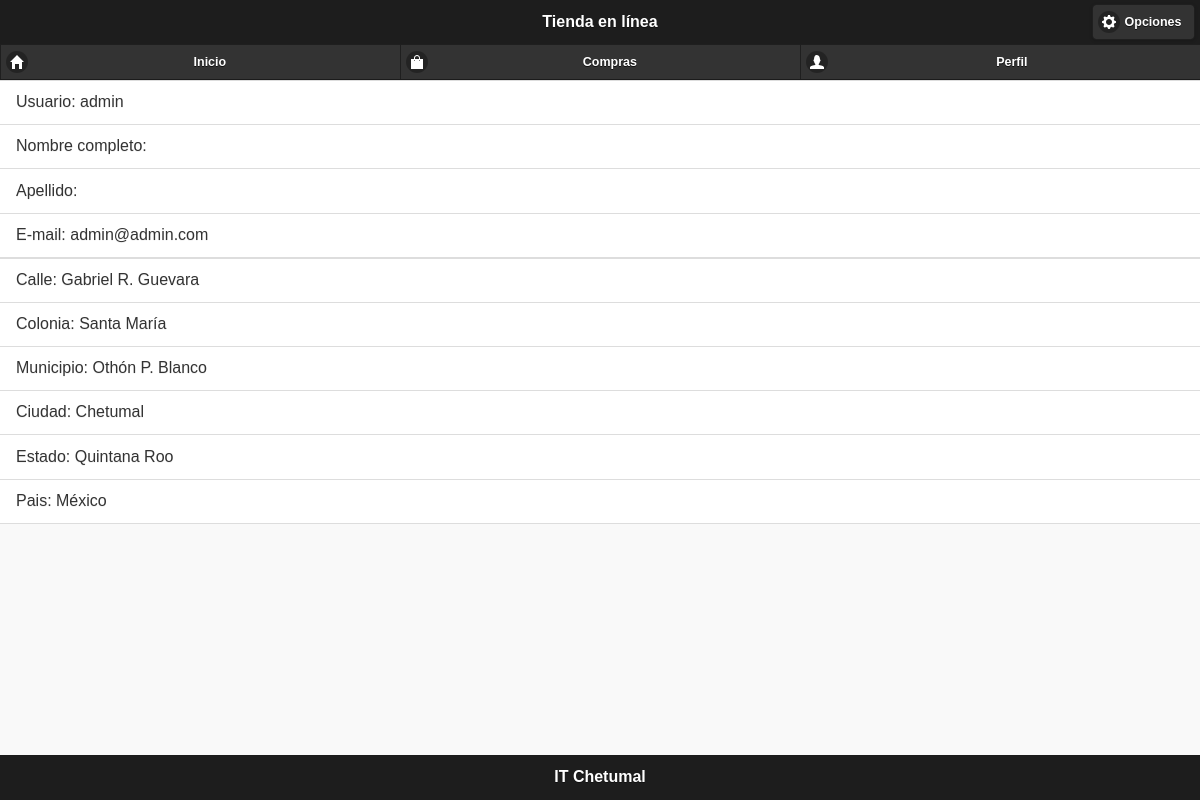
The app's page /perfil/ (signed in) with its own data.
### usuario/models.py (models this page shows)
class Profile(models.Model):
    id = models.AutoField(primary_key=True)
    user = models.ForeignKey(User, blank=False)
    imagen = models.FileField(upload_to='users', null=True)
    numero = models.CharField(max_length=10)
    Calle = models.CharField(max_length=60)
    Colonia = models.CharField(max_length=60)
    Municipio = models.CharField(max_length=20)
    Estado = models.CharField(max_length=20)
    Ciudad = models.CharField(max_length=20)
    Pais = models.CharField(max_length=60)
    class Meta:
        db_table = 'perfiles'

### usuario/views.py (the view)
# urls.py: url(r'^perfil/$', views.ProfileView),
@login_required(login_url='/login', redirect_field_name='')
def ProfileView(request):
    usuario = User.objects.get(username=request.user.username)
    try:
        perfil = Profile.objects.get(user=usuario)
    except Profile.DoesNotExist:
        return redirect('/edit/perfil/')
    return render(request, 'perfil_view.html', {'perfil': perfil})

### usuario/templates/perfil_view.html
{% extends 'base.html' %}
{% load staticfiles %}
{% block content %}
        <ul data-role="listview" data-inset="false">
            <li>
                Usuario: {{ user.username }}
            </li>
            <li>
                Nombre completo: {{ user.first_name }}
            </li>
            <li>
                Apellido: {{ user.last_name }}
            </li>
            <li>
                E-mail: {{ user.email }}
            </li>
        </ul>
            <ul data-role="listview" data-inset="false">
                <li>
                    Calle: {{ perfil.Calle }}
                </li>
                <li>
                    Colonia: {{ perfil.Colonia }}
                </li>
                <li>
                    Municipio: {{ perfil.Municipio }}
                </li>
                <li>
                    Ciudad: {{ perfil.Ciudad }}
                </li>
                <li>
                    Estado: {{ perfil.Estado }}
                </li>
                <li>
                    Pais: {{ perfil.Pais }}
                </li>
            </ul>
{% endblock %}

### webapp/static/css/main.css (style rules this page uses)
* { margin: 0; padding: 0; }
body { height: 100vh; width: 100vw; }

### records on screen
Profile: Calle "Gabriel R. Guevara", Colonia "Santa María", Municipio "Othón P. Blanco", Ciudad "Chetumal", Estado "Quintana Roo", Pais "México"

### other values on screen
{{ user.username }} "admin"
{{ user.email }} "admin@admin.com"
